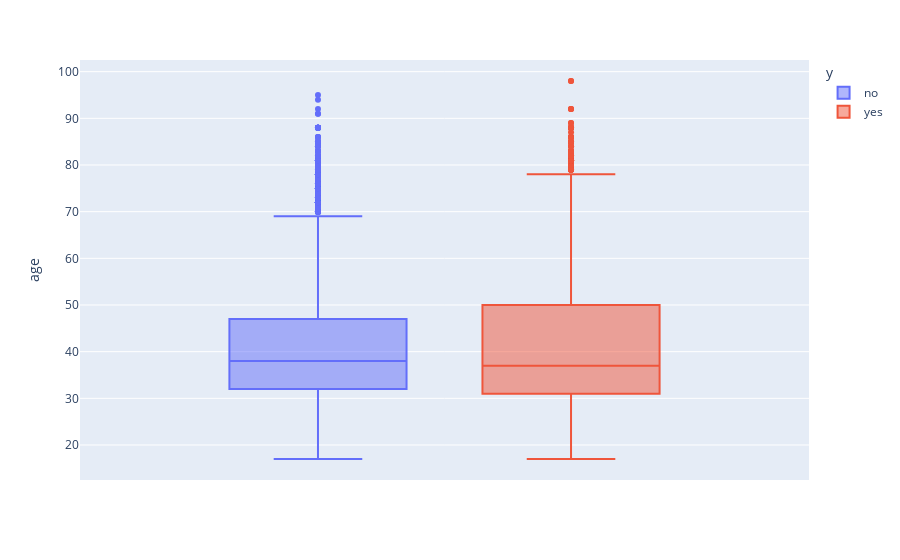

Write notebook code for a chart like this one.
### Code cell
#Outliers for age
px.box(campaign_customer_data, y="age",color="y")

### Figure 1 — Plotly figure (JSON) as saved in the notebook; plotly's stock layout.template omitted (floating-point values rounded to 4 significant figures; data arrays with more than 128 entries replaced by an {"elided": "..."} marker saying what was removed)
{"data": [{"alignmentgroup": "True", "hovertemplate": "y=no<br>age=%{y}<extra></extra>", "legendgroup": "no", "marker": {"color": "#636efa"}, "name": "no", "notched": false, "offsetgroup": "no", "orientation": "v", "showlegend": true, "type": "box", "x0": " ", "xaxis": "x", "y": {"elided": "36548 int values"}, "y0": " ", "yaxis": "y"}, {"alignmentgroup": "True", "hovertemplate": "y=yes<br>age=%{y}<extra></extra>", "legendgroup": "yes", "marker": {"color": "#EF553B"}, "name": "yes", "notched": false, "offsetgroup": "yes", "orientation": "v", "showlegend": true, "type": "box", "x0": " ", "xaxis": "x", "y": {"elided": "4640 int values"}, "y0": " ", "yaxis": "y"}], "layout": {"boxmode": "group", "legend": {"title": {"text": "y"}, "tracegroupgap": 0}, "margin": {"t": 60}, "xaxis": {"anchor": "y", "domain": [0, 1]}, "yaxis": {"anchor": "x", "domain": [0, 1], "title": {"text": "age"}}}}
